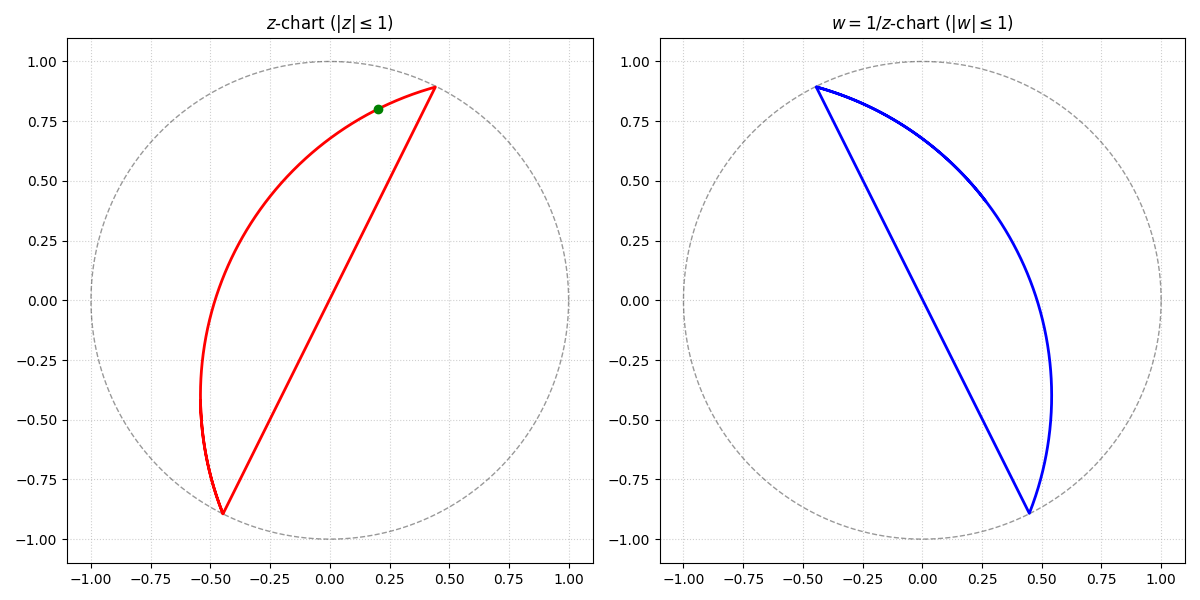

Recreate this plot in Python.
import argparse
import numpy as np
import matplotlib.pyplot as plt


def fubini_study_geodesic(z0, dz0, output, t_max=4, points=1000):
    """
    Plot the Fubini–Study geodesic determined by
    initial point z0 and initial tangent dz0.
    """

    fig, (ax_z, ax_w) = plt.subplots(1, 2, figsize=(12, 6))

    theta = np.linspace(0, 2*np.pi, 200)
    for ax in [ax_z, ax_w]:
        ax.plot(np.cos(theta), np.sin(theta), 'k--', lw=1, alpha=0.4)
        ax.set_aspect('equal')
        ax.set_xlim(-1.1, 1.1)
        ax.set_ylim(-1.1, 1.1)
        ax.grid(True, linestyle=':', alpha=0.6)

    ax_z.set_title(r"$z$-chart ($|z|\leq1$)")
    ax_w.set_title(r"$w=1/z$-chart ($|w|\leq1$)")

    # --- stereographic projection to sphere ---
    def to_sphere(z):
        r2 = abs(z)**2
        return np.array([
            2*z.real,
            2*z.imag,
            1-r2
        ])/(1+r2)

    def to_complex(p):
        x,y,z = p
        return (x + 1j*y)/(1+z)

    # lift point
    p0 = to_sphere(z0)

    # compute pushforward of tangent
    # derivative of stereographic projection
    scale = 2/(1+abs(z0)**2)
    v0 = np.array([
        scale*dz0.real,
        scale*dz0.imag,
        -2*scale*(z0.real*dz0.real + z0.imag*dz0.imag)
    ])

    # orthogonalize
    v0 -= np.dot(v0,p0)*p0
    v0 /= np.linalg.norm(v0)

    # generate great circle
    t = np.linspace(-t_max, t_max, points)
    sphere_pts = np.cos(t)[:,None]*p0 + np.sin(t)[:,None]*v0

    # project back
    z_vals = np.array([to_complex(p) for p in sphere_pts])

    # split into charts
    mask_z = abs(z_vals) <= 1
    mask_w = abs(z_vals) >= 1

    ax_z.plot(z_vals[mask_z].real, z_vals[mask_z].imag, 'r', lw=2)
    w_vals = 1/z_vals[mask_w]
    ax_w.plot(w_vals.real, w_vals.imag, 'b', lw=2)

    # mark initial point
    if abs(z0)<=1:
        ax_z.scatter(z0.real, z0.imag, color='green', zorder=5)
    else:
        w0 = 1/z0
        ax_w.scatter(w0.real, w0.imag, color='green', zorder=5)

    plt.tight_layout()
    if output:
        plt.savefig(output)
    plt.show()


def main():
    parser = argparse.ArgumentParser(description="Plot Fubini–Study geodesic")
    parser.add_argument("--point", type=complex, default=0.2+0.8j, help="Initial point z0 in the complex plane")
    parser.add_argument("--tangent", type=complex, default=0.5+0.1j, help="Initial tangent dz0 as a complex number")
    parser.add_argument("--output", default=None, help="File name to save geodesic graph.")

    args = parser.parse_args()

    fubini_study_geodesic(args.point, args.tangent, args.output)

if __name__ == "__main__":
    main()
